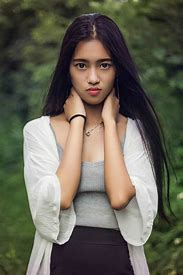
#> input picture dealPicture/people.jpg, 183 x 275 px
$ python scale.py
#> lines starting #> are read from the running program, lines starting #| are printed output that depends on the picture
import cv2 as cv
import matplotlib.pyplot as plt
# 1读取图片
img1 = cv.imread('people.jpg')
#> img1 is the input picture: shape (275, 183, 3); mean B, G, R 86.3, 100.1, 102.7

# 2图片缩放
# 2.1绝对尺寸
rows, cols = img1.shape[:2]
#> rows = 275; cols = 183
res = cv.resize(img1, (2 * cols, 2 * rows), interpolation=cv.INTER_CUBIC)

# 2.2相似尺寸
res1 = cv.resize(img1, None, fx=0.5, fy=0.5)
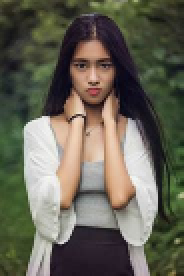
#> res1: shape (138, 92, 3) (shown 2 times larger); mean B, G, R 86.1, 100, 102.4

# [8 lines of commented-out code are left out]
fig, axes = plt.subplots(nrows=1, ncols=3, figsize=(10, 8), dpi=100)
axes[0].imshow(res[:, :, ::-1])
axes[0].set_title("绝对尺度（放大）")
axes[1].imshow(img1[:, :, ::-1])
axes[1].set_title("原图")
axes[2].imshow(res1[:, :, ::-1])
axes[2].set_title("相对尺度（缩小）")
plt.show()
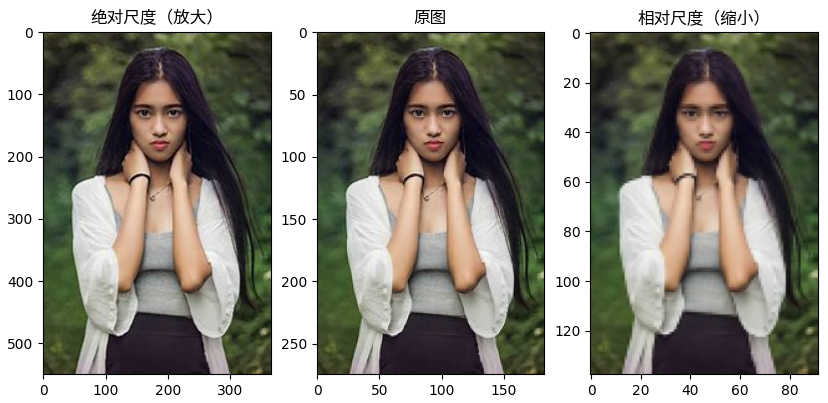
#> figure drawn by matplotlib, 3 panels
